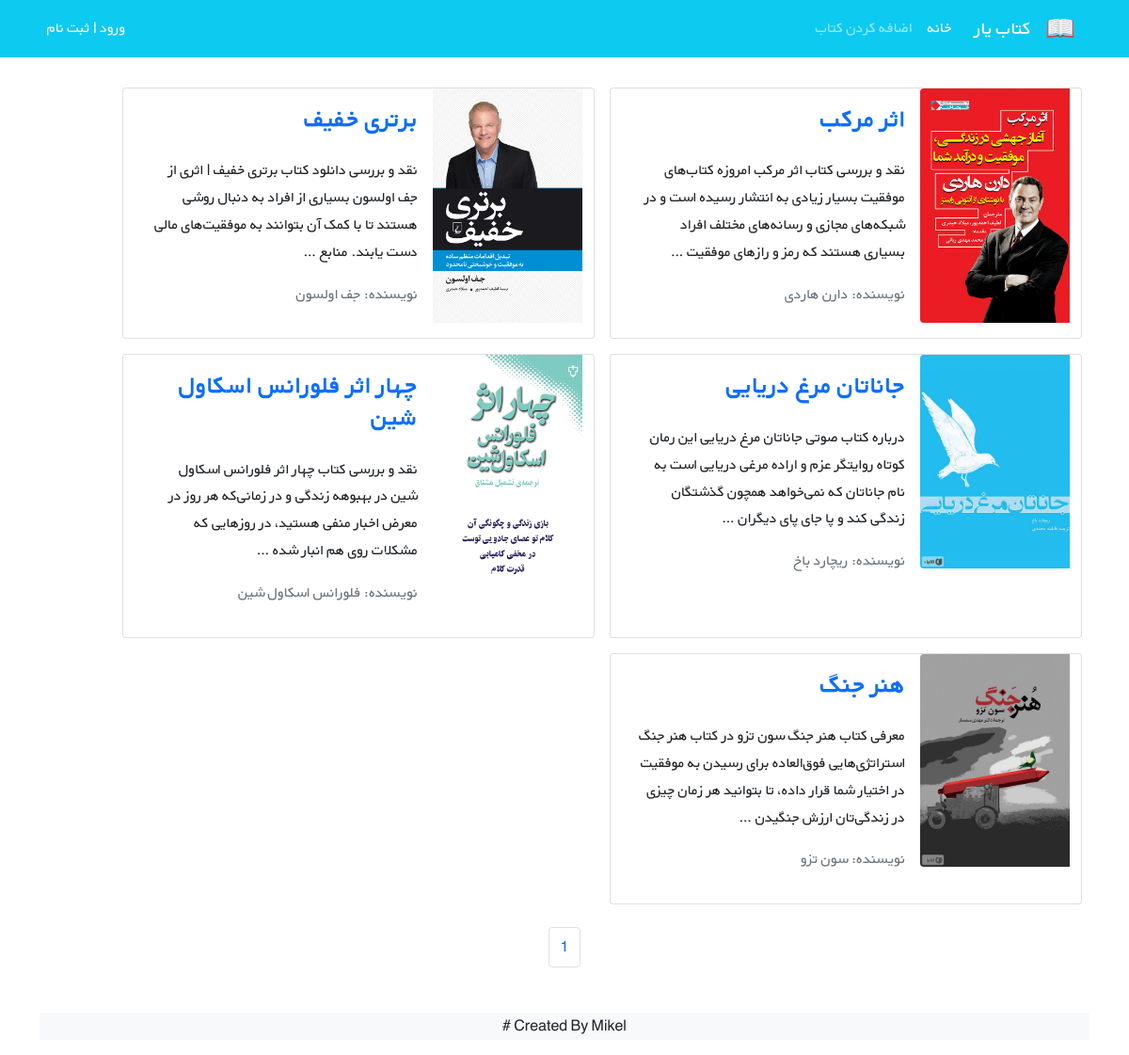
/books/, run on an earlier commit of the app's database.
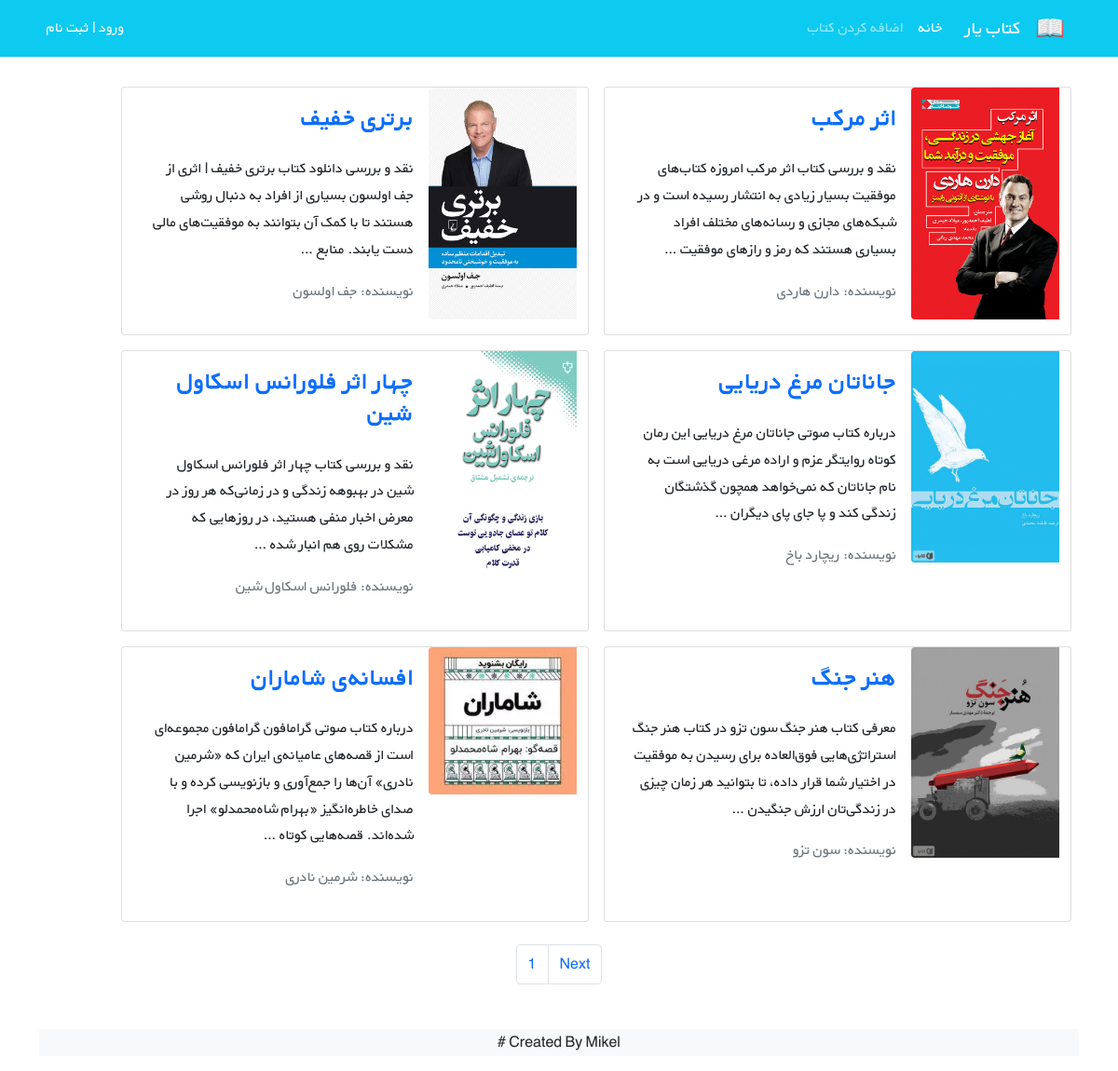
And on a later commit of the database.
### books/models.py (models this page shows, shortened)
class Book(models.Model):
    title = models.CharField(max_length=200)
    author = models.CharField(max_length=200)
    context = models.TextField()
    price = models.DecimalField(max_digits=5, decimal_places=2)
    cover = models.ImageField(upload_to='covers/', blank=True)
    def get_absolute_url(self):
        return reverse('book_detail', args=[self.id])

### books/views.py (the view)
# urls.py: path('', BookListView.as_view(), name='book_list'),
class BookListView(generic.ListView):
    model = Book
    paginate_by = 6
    template_name = 'books/book_list.html'
    context_object_name = 'books'

### books/templates/books/book_list.html (shortened to what this page needs)
{% extends '_base.html' %}
{% block content %}
    <div class="container mt-4">
        <div class="row flex-row-reverse">
            {% for book in books %}
                <div class="card m-2" style="max-width: 45%">
                    <div class="row g-0 h-100" dir="rtl">
                        <div class="col-md-4">
                            {% if book.cover %}
                                <img src="{{ book.cover.url }}" class="img-fluid rounded-start" alt="...">
                            {% endif %}
                        </div>
                        <div class="col-md-8 h-100">
                            <div class="d-flex flex-column justify-content-between h-100">
                                <div class="card-body">
                                    <a class="text-decoration-none" href="{{ book.get_absolute_url }}"><h3
                                            class="card-title"><strong>{{ book.title }}</strong></h3></a>
                                    <p class="card-text pt-3">{{ book.context|truncatewords:30 }}</p>
                                    <p class="text-muted">نویسنده: {{ book.author }}</p>
                                </div>
                            </div>
                        </div>
                    </div>
                </div>
            {% endfor %}
        </div>
    </div>
    <nav aria-label="Page navigation">
        <ul class="pagination justify-content-center mt-3">
            <li class="page-item"><a class="page-link" href="#">{{ page_obj.number }}</a></li>
             {% if page_obj.has_next %}
            <li class="page-item"><a class="page-link" href="?page={{ page_obj.next_page_number }}">Next</a></li>
             {% endif %}
        </ul>
    </nav>
    <footer class="bg-light text-center text-lg-start mt-5">
        <div class="text-center bg-grey">
            <p> # Created By Mikel <a class="text-dark" href="https://codingyar.com/" target="_blank"></a></p>
        </div>
    </footer>
{% endblock %}

### templates/_base.html (shortened to what this page needs)
<!DOCTYPE HTML PUBLIC "-//W3C//DTD HTML 4.01//EN" "http://www.w3.org/TR/html4/strict.dtd">
<html lang="en">
{% load static %}
<head>
    <link href="https://cdn.jsdelivr.net/npm/bootstrap@5.1.3/dist/css/bootstrap.min.css" rel="stylesheet"
>
    <link rel="stylesheet" href="{% static 'css/style.css' %}">
</head>
<body>
<nav class="navbar navbar-expand-lg navbar-dark bg-info" dir="rtl">
    <div class="container">
        <a class="navbar-brand" href="#">
            <img src="{% static 'icons/book.png' %}" alt="" height="30"
                 class="d-inline-block align-text-top">
        </a>
        <a class="navbar-brand mx-3" href="#">کتاب یار</a>
        <div class="collapse navbar-collapse" id="navbarNavAltMarkup">
            <div class="navbar-nav">
                <a class="nav-link active" aria-current="page" href="{% url 'book_list' %}">خانه</a>
                <a class="nav-link" href="{% url 'book_create' %}">اضافه کردن کتاب</a>
            </div>
        </div>
        <div class="mx-2 text-white">
            {% if user.is_authenticated %}
            {{ user.username}}خوش آمدی |
            <a class="link-light text-decoration-none" href="{% url 'logout' %}">خروج</a></div>
                {% else  %}
            <a class="link-light text-decoration-none" href="{% url 'login' %}">ورود</a>
                |
                <a class="link-light text-decoration-none" href="{% url 'signup' %}">ثبت نام</a>
            {% endif %}
    </div>
</nav>
<div class="container">
{% block content %}
{% endblock %}
</div>
</body>
</html>

### static/css/style.css (style rules this page uses)
* { font-family: 'BYekan', sans-serif; line-height: 1.8rem; }

What changed in the data, as far as the page shows it:
added Book: cover (picture), title "افسانه‌ی شاماران", context "درباره کتاب صوتی گرامافون گرامافون مجموعه‌ای است از قصه‌های عامیانه‌ی ایران که «شرمین نادری» آن‌ها را جمع‌آوری و بازنویسی کرده و با صدای خاطره‌انگیز «بهرام شاه‌محمدلو» اجرا شده‌اند. قصه‌هایی کوتاه …", author "شرمین نادری"
Also different on the page:
text now shown: "Next"
